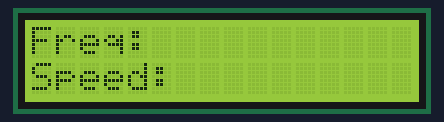
The sketch below on a simulated Arduino Uno, built with avr-gcc and run on an emulated ATmega328P. Shown: 16×2 character LCD. The modem accepts every AT command (registered, SIM ready, sends succeed) and sends nothing else; what the sketch prints to the serial monitor is not drawn.

Above: at 0.2 s.
At 32.8 s:
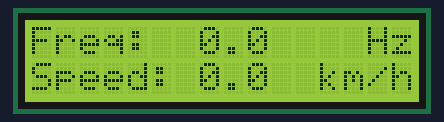

The sketch:

RadarProject.ino
```cpp
#include <FreqMeasure.h>
#include <Wire.h>
#include <LiquidCrystal_I2C.h>
#include<SoftwareSerial.h>

String agAdi = "Mhmmd";                     //Ağımızın adını buraya yazıyoruz.
String agSifresi = "123456";                //Ağımızın şifresini buraya yazıyoruz.
String ip = "184.106.153.149";

int rxPin = 10;                             //ESP8266 RX pini
int txPin = 11;                             //ESP8266 TX pini
LiquidCrystal_I2C lcd(0x27, 16, 2);
SoftwareSerial esp(rxPin, txPin);

void setup() {
  lcd.init();
  lcd.backlight();
  lcd.begin(16,2);
  lcd.setCursor(0,0);
  lcd.print("Freq:");
  lcd.setCursor(0,1);
  lcd.print("Speed:");
  FreqMeasure.begin();
  delay(500);


  Serial.begin(9600);                       //Seri port ile haberleşmemizi başlatıyoruz.
  Serial.println("Baslatiliyor");
  esp.begin(115200);                        //ESP8266 ile seri haberleşmeyi başlatıyoruz.
  esp.println("AT");                        //AT komutu ile modül kontrolünü yapıyoruz.
  Serial.println("AT Yollandı");
  while(!esp.find("OK")){                   //Modül hazır olana kadar bekliyoruz.
  esp.println("AT");
  Serial.println("ESP8266 Bulunamadı.");
}
  Serial.println("OK Komutu Alındı");
  esp.println("AT+CWMODE=1");                //ESP8266 modülünü client olarak ayarlıyoruz.
  while(!esp.find("OK")){                    //Ayar yapılana kadar bekliyoruz.
  esp.println("AT+CWMODE=1");
  Serial.println("Ayar Yapılıyor....");
}
  Serial.println("Client olarak ayarlandı");
  Serial.println("Aga Baglaniliyor...");
  esp.println("AT+CWJAP=\""+agAdi+"\",\""+agSifresi+"\"");    //Ağımıza bağlanıyoruz.
  while(!esp.find("OK"));                                     //Ağa bağlanana kadar bekliyoruz.
  Serial.println("Aga Baglandi.");
  delay(1000);
  esp.println("AT+CIPSTART=\"TCP\",\""+ip+"\",80");           //Thingspeak'e bağlanıyoruz.
  if(esp.find("Error")){                                      //Bağlantı hatası kontrolü yapıyoruz.
    Serial.println("AT+CIPSTART Error");
  }
}

double sum=0;
int count=0;

void loop() {

    if (FreqMeasure.available()) {
    sum = sum + FreqMeasure.read();
    count = count + 1;

    if (count > 30) {
      float frequency = FreqMeasure.countToFrequency(sum / count);
      float spd = frequency / 19.49;
      lcd.setCursor(7, 0);
      lcd.print("                ");
      lcd.setCursor(7, 1);
      lcd.print("                ");
      lcd.setCursor(7, 0);
      lcd.print(frequency,1);
      Serial.println(spd);
      lcd.setCursor(14, 0);
      lcd.print("Hz");
      //lcd.print("       ");
      lcd.setCursor(7,1);
      lcd.print(spd,1);
      lcd.setCursor(12, 1);
      lcd.print("km/h");

 if(spd>8){
        esp.println("AT+CIPSTART=\"TCP\",\""+ip+"\",80");           //Thingspeak'e bağlanıyoruz.
  if(esp.find("Error")){                                      //Bağlantı hatası kontrolü yapıyoruz.
    Serial.println("AT+CIPSTART Error");
  }

  String veri = "GET https://api.thingspeak.com/update?api_key=WXQ7CV88VTIPT3XA";
  //Thingspeak komutu. Key kısmına kendi api keyimizi yazıyoruz.

  veri += "&field1=";
  veri += String(spd);
  veri += "\r\n\r\n";
  esp.print("AT+CIPSEND=");                                   //ESP'ye göndereceğimiz veri uzunluğunu veriyoruz.
  esp.println(veri.length()+2);
  delay(1000);
  if(esp.find(">")){                                          //ESP8266 hazır olduğunda içindeki komutlar çalışıyor.
    esp.print(veri);                                          //Veriyi gönderiyoruz.
    Serial.println(veri);
    Serial.println("Veri gonderildi.");
    delay(1000);
  }
   Serial.println("Baglantı Kapatildi.");
  esp.println("AT+CIPCLOSE");                                //Bağlantıyı kapatıyoruz
  delay(200);
 }
   sum = 0;
      count = 0;
    }
    }
}
```

hb100_wifi_code.c
```cpp
#include <FreqMeasure.h>
#include <Wire.h>
#include <LiquidCrystal_I2C.h>
#include<SoftwareSerial.h>

String agAdi = "Mhmmd";                     //Ağımızın adını buraya yazıyoruz.
String agSifresi = "123456";                //Ağımızın şifresini buraya yazıyoruz.
String ip = "184.106.153.149";

int rxPin = 10;                             //ESP8266 RX pini
int txPin = 11;                             //ESP8266 TX pini
LiquidCrystal_I2C lcd(0x27, 16, 2);
SoftwareSerial esp(rxPin, txPin);

void setup() {
  lcd.init();
  lcd.backlight();
  lcd.begin(16,2);
  lcd.setCursor(0,0);
  lcd.print("Freq:");
  lcd.setCursor(0,1);
  lcd.print("Speed:");
  FreqMeasure.begin();
  delay(500);


  Serial.begin(9600);                       //Seri port ile haberleşmemizi başlatıyoruz.
  Serial.println("Baslatiliyor");
  esp.begin(115200);                        //ESP8266 ile seri haberleşmeyi başlatıyoruz.
  esp.println("AT");                        //AT komutu ile modül kontrolünü yapıyoruz.
  Serial.println("AT Yollandı");
  while(!esp.find("OK")){                   //Modül hazır olana kadar bekliyoruz.
  esp.println("AT");
  Serial.println("ESP8266 Bulunamadı.");
}
  Serial.println("OK Komutu Alındı");
  esp.println("AT+CWMODE=1");                //ESP8266 modülünü client olarak ayarlıyoruz.
  while(!esp.find("OK")){                    //Ayar yapılana kadar bekliyoruz.
  esp.println("AT+CWMODE=1");
  Serial.println("Ayar Yapılıyor....");
}
  Serial.println("Client olarak ayarlandı");
  Serial.println("Aga Baglaniliyor...");
  esp.println("AT+CWJAP=\""+agAdi+"\",\""+agSifresi+"\"");    //Ağımıza bağlanıyoruz.
  while(!esp.find("OK"));                                     //Ağa bağlanana kadar bekliyoruz.
  Serial.println("Aga Baglandi.");
  delay(1000);
  esp.println("AT+CIPSTART=\"TCP\",\""+ip+"\",80");           //Thingspeak'e bağlanıyoruz.
  if(esp.find("Error")){                                      //Bağlantı hatası kontrolü yapıyoruz.
    Serial.println("AT+CIPSTART Error");
  }
}

double sum=0;
int count=0;

void loop() {

    if (FreqMeasure.available()) {
    sum = sum + FreqMeasure.read();
    count = count + 1;

    if (count > 30) {
      float frequency = FreqMeasure.countToFrequency(sum / count);
      float spd = frequency / 19.49;
      lcd.setCursor(7, 0);
      lcd.print("                ");
      lcd.setCursor(7, 1);
      lcd.print("                ");
      lcd.setCursor(7, 0);
      lcd.print(frequency,1);
      Serial.println(spd);
      lcd.setCursor(14, 0);
      lcd.print("Hz");
      //lcd.print("       ");
      lcd.setCursor(7,1);
      lcd.print(spd,1);
      lcd.setCursor(12, 1);
      lcd.print("km/h");

 if(spd>8){
        esp.println("AT+CIPSTART=\"TCP\",\""+ip+"\",80");           //Thingspeak'e bağlanıyoruz.
  if(esp.find("Error")){                                      //Bağlantı hatası kontrolü yapıyoruz.
    Serial.println("AT+CIPSTART Error");
  }

  String veri = "GET https://api.thingspeak.com/update?api_key=WXQ7CV88VTIPT3XA";
  //Thingspeak komutu. Key kısmına kendi api keyimizi yazıyoruz.

  veri += "&field1=";
  veri += String(spd);
  veri += "\r\n\r\n";
  esp.print("AT+CIPSEND=");                                   //ESP'ye göndereceğimiz veri uzunluğunu veriyoruz.
  esp.println(veri.length()+2);
  delay(1000);
  if(esp.find(">")){                                          //ESP8266 hazır olduğunda içindeki komutlar çalışıyor.
    esp.print(veri);                                          //Veriyi gönderiyoruz.
    Serial.println(veri);
    Serial.println("Veri gonderildi.");
    delay(1000);
  }
   Serial.println("Baglantı Kapatildi.");
  esp.println("AT+CIPCLOSE");                                //Bağlantıyı kapatıyoruz
  delay(200);
 }
   sum = 0;
      count = 0;
    }
    }
}
```
